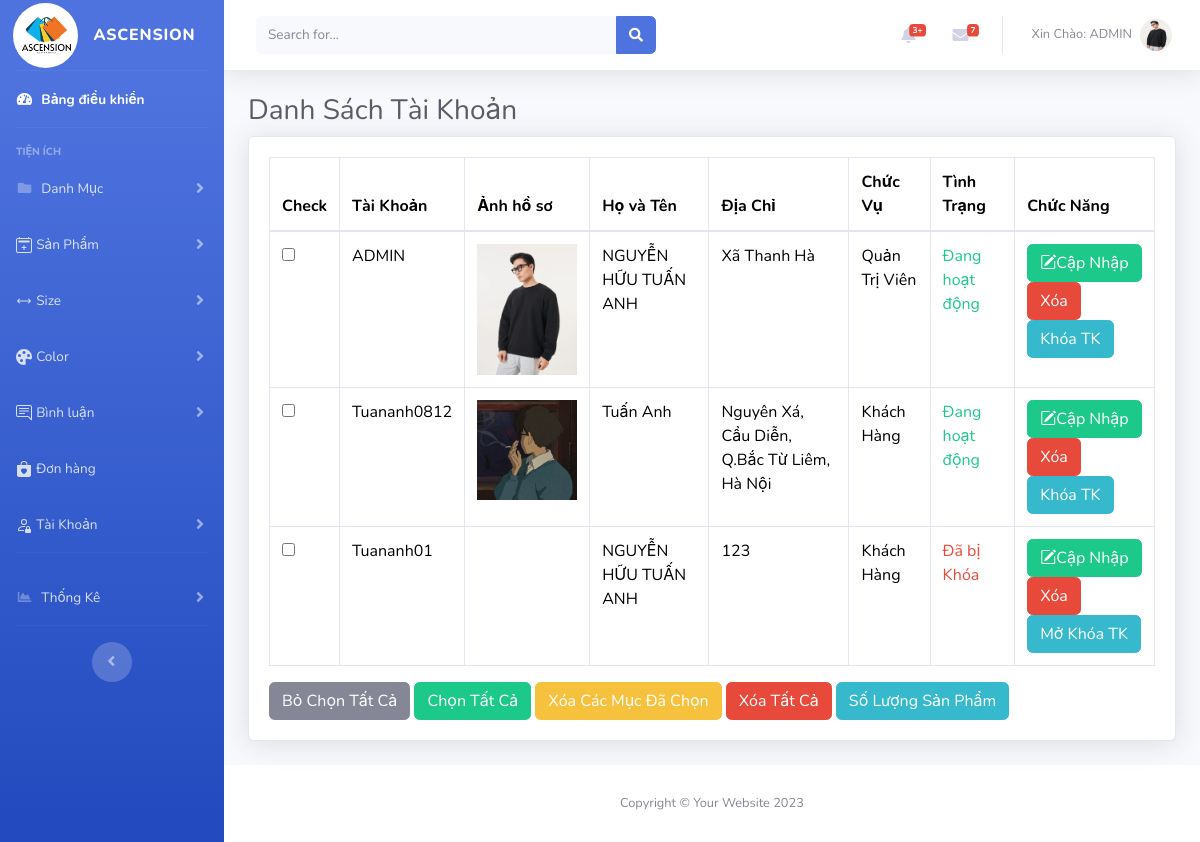
/admin/index.php?act=taikhoan (signed in), run on the app's committed database.
### tables this page shows
CREATE TABLE `taikhoan` (
  `id_tk` int(11) NOT NULL,
  `name_tk` varchar(150) NOT NULL,
  `pass` varchar(300) NOT NULL,
  `image_tk` varchar(255) DEFAULT NULL,
  `full_name` varchar(255) NOT NULL,
  `chucvu` tinyint(4) NOT NULL DEFAULT 0,
  `email` varchar(150) NOT NULL,
  `phone` int(11) DEFAULT NULL,
  `dia_chi` text NOT NULL,
  `lock` tinyint(1) NOT NULL DEFAULT 0
);

### model/pdo.php (called while the page is built, shortened)
<?php
function pdo_get_connection(){
    $dburl = "mysql:host=127.0.0.1;dbname=duan1;charset=utf8";
    $username = 'root';
    $password = '';
    $conn = new PDO($dburl, $username, $password);
    $conn->setAttribute(PDO::ATTR_ERRMODE, PDO::ERRMODE_EXCEPTION);
    return $conn;
}
function pdo_query($sql){
    $sql_args = array_slice(func_get_args(), 1);
    try{
        $conn = pdo_get_connection();
        $stmt = $conn->prepare($sql);
        $stmt->execute($sql_args);
        $rows = $stmt->fetchAll();
        return $rows;
    }
    catch(PDOException $e){
        throw $e;
    }
    finally{
        unset($conn);
    }
}

### model/taikhoan.php (called while the page is built, shortened)
<?php
function LoadAll_TK()
{
  $sql = "SELECT * FROM taikhoan ";
  $tk = pdo_query($sql);
  return $tk;
}

### admin/taikhoan/list.php (the view, shortened to what this page needs)
<div class="container-fluid">
    <h1 class="h3 mb-2 text-gray-800">Danh Sách Tài Khoản</h1>
    <div class="card shadow mb-4">
        <div class="card-body">
            <div class="table-responsive">
                <table class="table table-bordered" id="dataTable" width="100%" cellspacing="0">
                    <thead>
                        <tr>
                            <th>Check</th>
                            <th>Tài Khoản</th>
                            <th>Ảnh hồ sơ</th>
                            <th>Họ và Tên</th>
                            <th>Địa Chỉ</th>
                            <th>Chức Vụ</th>
                            <th>Tình Trạng</th>
                            <th>Chức Năng</th>
                        </tr>
                    </thead>
                    <tbody>
                        <form action="" method="get">
                            <?php foreach ($tk as $key => $value) : ?>
                                <tr>
                                    <td><input type="checkbox"></td>
                                    <td><?= $value['name_tk'] ?></td>
                                    <td><img src="../assets/uploads/<?= $value['image_tk'] ?>" alt="" width="100"></td>
                                    <td><?= $value['full_name'] ?></td>
                                    <td><?= $value['dia_chi'] ?></td>
                                    <td><?php if ($value['chucvu'] == '1') {
                                            echo " Quản Trị Viên";
                                        } else {
                                            echo "Khách Hàng";
                                        } ?></td>
                                    <td><?php if ($value['lock'] == '1') {
                                            echo "<p class='text-danger'>Đã bị Khóa</p>";
                                        } else {
                                            echo "<p class='text-success'>Đang hoạt động</p>";
                                        } ?></td>
                                    <td><a href="?act=ct_tk&idtk=<?= $value['id_tk'] ?>" class="btn btn-success"><i class="bi bi-pencil-square"></i>Cập Nhập</a>
                                        <a href="?act=xoatk&idtk=<?= $value['id_tk'] ?>" onclick="return confirm('Bạn có muốn xóa không ?') " class="btn btn-danger">Xóa</a>
                                        <?php if ($value['lock'] == '1') {
                                            echo '<a href="?act=mo_tk&idtk=' . $value["id_tk"] . '  "class="btn btn-info"> Mở Khóa TK</a>';
                                        } else {
                                            echo '<a href="?act=lock_tk&idtk=' . $value["id_tk"] . '" class="btn btn-info"> Khóa TK</a>';
                                        } ?>
                                    </td>
                                </tr>
                            <?php endforeach ?>
                    </tbody>
                </table>
                <a href="" type="reset" class="btn btn-secondary">Bỏ Chọn Tất Cả </a>
                <a href="" type="button" class="btn btn-success">Chọn Tất Cả</a>
                <a type="button" class="btn btn-warning" onclick="return confirm('Bạn có muốn xóa không ?')">Xóa Các Mục Đã Chọn</a>
                <a href="" onclick="return confirm('Bạn có muốn xóa không ?')" type="button" class="btn btn-danger">Xóa Tất Cả</a>
                <a href="" type="button" class="btn btn-info">Số Lượng Sản Phẩm</a>
            </div>
        </div>
    </div>
</div>

### admin/index.php (shortened to what this page needs)
<?php
if (isset($_SESSION['username']) && ($_SESSION['username']['chucvu'] == 1)) {
  include("../model/pdo.php");
  include("../model/taikhoan.php");
  include("include/header.php");
  if (isset($_GET['act']) && $_GET['act'] != "") {
    $act = $_GET['act'];
    switch ($act) {
      case 'taikhoan':
        $tk = LoadAll_TK();
        include("taikhoan/list.php");
        break;
    }
  } else {
    include("dashboard.php");
  }
  include("include/footer.php");
} else {
  header('location:taikhoan/login.php');
}

### admin/include/header.php (shortened to what this page needs)
<!DOCTYPE html>
<html lang="en">
<head>
    <link rel="stylesheet" href="https://cdn.jsdelivr.net/npm/bootstrap-icons@1.10.2/font/bootstrap-icons.css">
    <link href="../assets/admin/vendor/fontawesome-free/css/all.min.css" rel="stylesheet" type="text/css">
    <link href="https://cdn.jsdelivr.net/npm/bootstrap@5.3.2/dist/css/bootstrap.min.css" rel="stylesheet">
    <link href="../assets/admin/css/sb-admin-2.min.css" rel="stylesheet">
</head>
<?php
include("include/tab_left.php");
?>

### admin/include/tab_left.php (shortened to what this page needs)
<body id="page-top"></body>
    <div id="wrapper">
        <ul class="navbar-nav bg-gradient-primary sidebar sidebar-dark accordion" id="accordionSidebar">
            <a class="sidebar-brand d-flex align-items-center justify-content-center" href="index.php">
                <div class="sidebar-brand-icon ">
                    <img src="../assets/img/photos/logo.jpg" alt="logo" class="img-profile rounded-circle" width="65">
                </div>
                <div class="sidebar-brand-text mx-3">ASCENSION</div>
            </a>
            <hr class="sidebar-divider my-0">
            <li class="nav-item active">
                <a class="nav-link" href="index.php">
                    <i class="fas fa-fw fa-tachometer-alt"></i>
                    <span>Bảng điều khiển </span></a>
            </li>
            <hr class="sidebar-divider">
            <div class="sidebar-heading">
                Tiện Ích
            </div>
            <li class="nav-item">
                <a class="nav-link collapsed" href="#" data-toggle="collapse" data-target="#collapseTwo" aria-expanded="true" aria-controls="collapseTwo">
                     <i class="fas fa-fw fa-folder"></i>
                    <span>Danh Mục</span>
                </a>
            </li>
            <li class="nav-item">
                <a class="nav-link collapsed" href="#" data-toggle="collapse" data-target="#collapseTwo1" aria-expanded="true" aria-controls="collapseTwo">
                    <span>Sản Phẩm</span>
                </a>
            </li>
            <li class="nav-item">
                <a class="nav-link collapsed" href="#" data-toggle="collapse" data-target="#collapseTwo2" aria-expanded="true" aria-controls="collapseTwo">
                    <span>Size</span>
                </a>
            </li>
            <li class="nav-item">
                <a class="nav-link collapsed" href="#" data-toggle="collapse" data-target="#collapseTwo3" aria-expanded="true" aria-controls="collapseTwo">
                    <span>Color</span>
                </a>
            </li>
            <li class="nav-item">
                <a class="nav-link collapsed" href="#" data-toggle="collapse" data-target="#collapseTwo4" aria-expanded="true" aria-controls="collapseTwo">
                    <span>Bình luận</span>
                </a>
            </li>
            <li class="nav-item">
                <a class="nav-link collapsed" href="?act=donhang" >
                    <span>Đơn hàng </span>
                </a>
            </li>
            <li class="nav-item">
                <a class="nav-link collapsed" href="#" data-toggle="collapse" data-target="#collapseUtilities" aria-expanded="true" aria-controls="collapseUtilities">
                    <span>Tài Khoản</span>
                </a>
            </li>
            <hr class="sidebar-divider">
            <li class="nav-item">
                <a class="nav-link collapsed" href="#" data-toggle="collapse" data-target="#thongke" aria-expanded="true" aria-controls="thongke">
                    <i class="fas fa-fw fa-chart-area"></i>
                    <span>Thống Kê</span>
                </a>
            </li>
            <hr class="sidebar-divider d-none d-md-block">
            <div class="text-center d-none d-md-inline">
                <button class="rounded-circle border-0" id="sidebarToggle"></button>
            </div>
        </ul>
        <div id="content-wrapper" class="d-flex flex-column">
            <div id="content">
                <nav class="navbar navbar-expand navbar-light bg-white topbar mb-4 static-top shadow">
                    <form class="d-none d-sm-inline-block form-inline mr-auto ml-md-3 my-2 my-md-0 mw-100 navbar-search">
                        <div class="input-group">
                            <input type="text" class="form-control bg-light border-0 small" placeholder="Search for..." aria-label="Search" aria-describedby="basic-addon2">
                            <div class="input-group-append">
                                <button class="btn btn-primary" type="button">
                                    <i class="fas fa-search fa-sm"></i>
                                </button>
                            </div>
                        </div>
                    </form>
                    <ul class="navbar-nav ml-auto">
                        <li class="nav-item dropdown no-arrow mx-1">
                            <a class="nav-link dropdown-toggle" href="#" id="alertsDropdown" role="button" data-toggle="dropdown" aria-haspopup="true" aria-expanded="false">
                                <i class="fas fa-bell fa-fw"></i>
                                <span class="badge badge-danger badge-counter">3+</span>
                            </a>
                        </li>
                        <li class="nav-item dropdown no-arrow mx-1">
                            <a class="nav-link dropdown-toggle" href="#" id="messagesDropdown" role="button" data-toggle="dropdown" aria-haspopup="true" aria-expanded="false">
                                <i class="fas fa-envelope fa-fw"></i>
                                <span class="badge badge-danger badge-counter">7</span>
                            </a>
                        </li>
                        <li class="nav-item dropdown no-arrow">
                            <a class="nav-link dropdown-toggle" href="#" id="userDropdown" role="button" data-toggle="dropdown" aria-haspopup="true" aria-expanded="false">
                                <span class="mr-2 d-none d-lg-inline text-gray-600 small"> Xin Chào: <?=$_SESSION['username']['name_tk']?></span>
                                <img class="img-profile rounded-circle" src="../assets/uploads/<?=$_SESSION['username']['image_tk']?>" alt="image">
                            </a>
                        </li>
                    </ul>
                </nav>

### admin/include/footer.php (shortened to what this page needs)
</div>
<footer class="sticky-footer bg-white">
    <div class="container my-auto">
        <div class="copyright text-center my-auto">
            <span>Copyright &copy; Your Website 2023</span>
        </div>
    </div>
</footer>
</div>
</div>
</body>
</html>

### data on the page
taikhoan: name_tk "ADMIN", image_tk (picture), full_name "NGUYỄN HỮU TUẤN ANH", dia_chi "Xã Thanh Hà", chucvu "Quản Trị Viên", lock "Đang hoạt động"
taikhoan: name_tk "Tuananh0812", image_tk (picture), full_name "Tuấn Anh", dia_chi "Nguyên Xá, Cầu Diễn, Q.Bắc Từ Liêm, Hà Nội", chucvu "Khách Hàng", lock "Đang hoạt động"
taikhoan: name_tk "Tuananh01", full_name "NGUYỄN HỮU TUẤN ANH", dia_chi "123", chucvu "Khách Hàng", lock "Đã bị Khóa"

### other printed values
$_SESSION['username']['name_tk'] "ADMIN"
